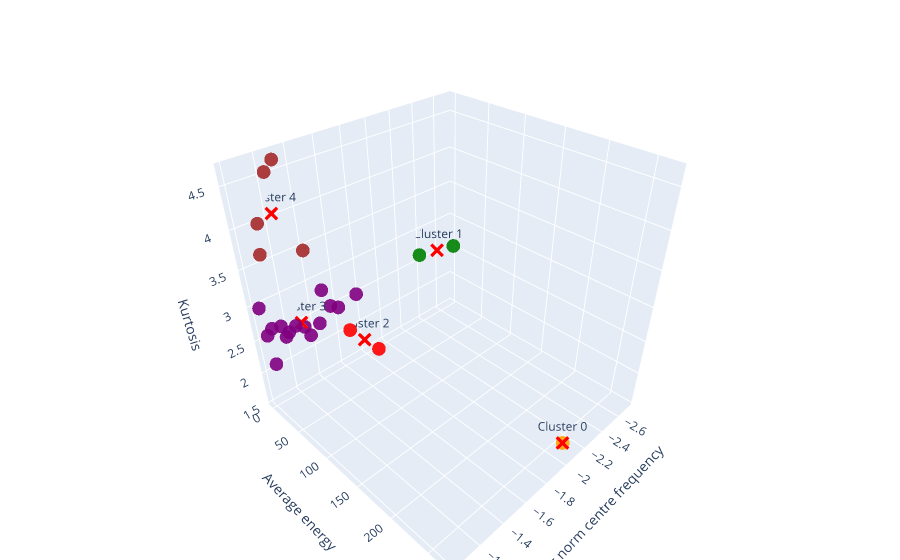
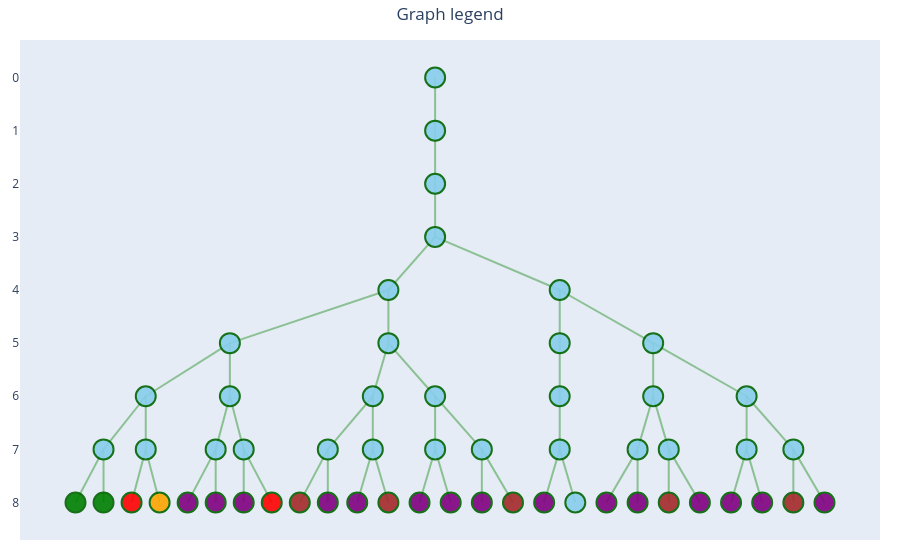

The cell these charts' notebook holds for them, in order:
### Markdown cell above
### Plotting

### Code cell
tr_obj.calc_frequencies(sampling_rate)

fig = plot.plotly_clustering(
    data_train, 
    centers_sorted,
    labels_sorted, 
    [all_metrics[i] for i in [0, 1, 2]],
    nodes=tr_obj.get_leaf_nodes(freq_threshold=freq_threshold)
)

tr_obj.plot_tree(
    node_size=20,
    node_colour=list(labels_sorted),
    freq_threshold=freq_threshold,
    show_frequency=True,
    use_plotly=True,
)

### Figure 1 — Plotly figure (JSON) as saved in the notebook; plotly's stock layout.template omitted (floating-point values rounded to 4 significant figures)
{"data": [{"hoverinfo": "skip", "marker": {"color": "red", "size": 5, "symbol": "x"}, "mode": "markers+text", "name": "Center Cluster 0", "text": ["Cluster 0"], "textposition": "top center", "type": "scatter3d", "x": [-2.01], "y": [268.2], "z": [1.751]}, {"hoverinfo": "text", "hovertext": ["Node (l, n): (8, 3)<br>Freq range: 7.81e+05 – 1.17e+06"], "marker": {"color": "orange", "opacity": 0.9, "size": 8, "symbol": "circle"}, "mode": "markers", "name": "Cluster 0, Level 0", "showlegend": false, "type": "scatter3d", "x": [-2.01], "y": [268.2], "z": [1.751]}, {"hoverinfo": "skip", "marker": {"color": "red", "size": 5, "symbol": "x"}, "mode": "markers+text", "name": "Center Cluster 1", "text": ["Cluster 1"], "textposition": "top center", "type": "scatter3d", "x": [-2.471], "y": [15.69], "z": [2.721]}, {"hoverinfo": "text", "hovertext": ["Node (l, n): (8, 0)<br>Freq range: 0.00e+00 – 3.91e+05", "Node (l, n): (8, 1)<br>Freq range: 3.91e+05 – 7.81e+05"], "marker": {"color": "green", "opacity": 0.9, "size": 8, "symbol": "circle"}, "mode": "markers", "name": "Cluster 1, Level 0", "showlegend": false, "type": "scatter3d", "x": [-2.709, -2.232], "y": [5.763, 25.61], "z": [2.563, 2.878]}, {"hoverinfo": "skip", "marker": {"color": "red", "size": 5, "symbol": "x"}, "mode": "markers+text", "name": "Center Cluster 2", "text": ["Cluster 2"], "textposition": "top center", "type": "scatter3d", "x": [-1.766], "y": [5.96], "z": [1.792]}, {"hoverinfo": "text", "hovertext": ["Node (l, n): (8, 2)<br>Freq range: 1.17e+06 – 1.56e+06", "Node (l, n): (8, 7)<br>Freq range: 1.95e+06 – 2.34e+06"], "marker": {"color": "red", "opacity": 0.9, "size": 8, "symbol": "circle"}, "mode": "markers", "name": "Cluster 2, Level 0", "showlegend": false, "type": "scatter3d", "x": [-1.864, -1.668], "y": [11.33, 0.5892], "z": [1.559, 2.024]}, {"hoverinfo": "skip", "marker": {"color": "red", "size": 5, "symbol": "x"}, "mode": "markers+text", "name": "Center Cluster 3", "text": ["Cluster 3"], "textposition": "top center", "type": "scatter3d", "x": [-1.292], "y": [0.05174], "z": [2.517]}, {"hoverinfo": "text", "hovertext": ["Node (l, n): (8, 4)<br>Freq range: 2.73e+06 – 3.12e+06", "Node (l, n): (8, 5)<br>Freq range: 2.34e+06 – 2.73e+06", "Node (l, n): (8, 6)<br>Freq range: 1.56e+06 – 1.95e+06", "Node (l, n): (8, 9)<br>Freq range: 5.47e+06 – 5.86e+06", "Node (l, n): (8, 10)<br>Freq range: 4.69e+06 – 5.08e+06", "Node (l, n): (8, 12)<br>Freq range: 3.12e+06 – 3.52e+06", "Node (l, n): (8, 13)<br>Freq range: 3.52e+06 – 3.91e+06", "Node (l, n): (8, 14)<br>Freq range: 4.30e+06 – 4.69e+06", "Node (l, n): (8, 20)<br>Freq range: 9.38e+06 – 9.77e+06", "Node (l, n): (8, 24)<br>Freq range: 6.25e+06 – 6.64e+06", "Node (l, n): (8, 25)<br>Freq range: 6.64e+06 – 7.03e+06", "Node (l, n): (8, 27)<br>Freq range: 7.03e+06 – 7.42e+06", "Node (l, n): (8, 28)<br>Freq range: 8.98e+06 – 9.38e+06", "Node (l, n): (8, 29)<br>Freq range: 8.59e+06 – 8.98e+06", "Node (l, n): (8, 31)<br>Freq range: 8.20e+06 – 8.59e+06"], "marker": {"color": "purple", "opacity": 0.9, "size": 8, "symbol": "circle"}, "mode": "markers", "name": "Cluster 3, Level 0", "showlegend": false, "type": "scatter3d", "x": [-1.533, -1.595, -1.755, -1.247, -1.311, -1.479, -1.431, -1.348, -1.019, -1.191, -1.165, -1.141, -1.037, -1.056, -1.076], "y": [0.03208, 0.0192, 0.3217, 0.02795, 0.03821, 0.09673, 0.05103, 0.0172, 0.01236, 0.02841, 0.02695, 0.0306, 0.02039, 0.03103, 0.02224], "z": [2.545, 2.464, 2.53, 2.511, 2.431, 2.836, 2.369, 2.262, 2.989, 2.469, 2.422, 2.61, 2.572, 2.107, 2.638]}, {"hoverinfo": "skip", "marker": {"color": "red", "size": 5, "symbol": "x"}, "mode": "markers+text", "name": "Center Cluster 4", "text": ["Cluster 4"], "textposition": "top center", "type": "scatter3d", "x": [-1.22], "y": [0.03826], "z": [4.066]}, {"hoverinfo": "text", "hovertext": ["Node (l, n): (8, 8)<br>Freq range: 5.86e+06 – 6.25e+06", "Node (l, n): (8, 11)<br>Freq range: 5.08e+06 – 5.47e+06", "Node (l, n): (8, 15)<br>Freq range: 3.91e+06 – 4.30e+06", "Node (l, n): (8, 26)<br>Freq range: 7.42e+06 – 7.81e+06", "Node (l, n): (8, 30)<br>Freq range: 7.81e+06 – 8.20e+06"], "marker": {"color": "brown", "opacity": 0.9, "size": 8, "symbol": "circle"}, "mode": "markers", "name": "Cluster 4, Level 0", "showlegend": false, "type": "scatter3d", "x": [-1.218, -1.278, -1.387, -1.118, -1.096], "y": [0.04879, 0.04138, 0.04612, 0.03026, 0.02475], "z": [4.546, 4.651, 3.475, 4.013, 3.644]}], "layout": {"hovermode": "closest", "margin": {"b": 0, "l": 0, "r": 0, "t": 40}, "scene": {"aspectmode": "cube", "xaxis": {"title": {"text": "Log norm centre frequency"}}, "yaxis": {"title": {"text": "Average energy"}}, "zaxis": {"title": {"text": "Kurtosis"}}}, "showlegend": false}}

### Figure 2 — Plotly figure (JSON) as saved in the notebook; plotly's stock layout.template omitted (floating-point values rounded to 4 significant figures; data arrays with more than 128 entries replaced by an {"elided": "..."} marker saying what was removed)
{"data": [{"hoverinfo": "none", "line": {"color": "rgba(50,150,50,0.5)", "width": 2}, "mode": "lines", "type": "scatter", "x": {"elided": "165 float values"}, "y": {"elided": "165 int values"}}, {"hoverinfo": "text", "hovertext": ["Node (0, 0)<br>Freq: 0.00e0–100.00e6", "Node (1, 0)<br>Freq: 0.00e0–50.00e6", "Node (2, 0)<br>Freq: 0.00e0–25.00e6", "Node (3, 0)<br>Freq: 0.00e0–12.50e6", "Node (4, 0)<br>Freq: 0.00e0–6.25e6", "Node (4, 1)<br>Freq: 6.25e6–12.50e6", "Node (5, 0)<br>Freq: 0.00e0–3.12e6", "Node (5, 1)<br>Freq: 3.12e6–6.25e6", "Node (5, 2)<br>Freq: 9.38e6–12.50e6", "Node (5, 3)<br>Freq: 6.25e6–9.38e6", "Node (6, 0)<br>Freq: 0.00e0–1.56e6", "Node (6, 1)<br>Freq: 1.56e6–3.12e6", "Node (6, 2)<br>Freq: 4.69e6–6.25e6", "Node (6, 3)<br>Freq: 3.12e6–4.69e6", "Node (6, 5)<br>Freq: 9.38e6–10.90e6", "Node (6, 6)<br>Freq: 6.25e6–7.81e6", "Node (6, 7)<br>Freq: 7.81e6–9.38e6", "Node (7, 0)<br>Freq: 0.00e0–781.00e3", "Node (7, 1)<br>Freq: 781.00e3–1.56e6", "Node (7, 2)<br>Freq: 2.34e6–3.12e6", "Node (7, 3)<br>Freq: 1.56e6–2.34e6", "Node (7, 4)<br>Freq: 5.47e6–6.25e6", "Node (7, 5)<br>Freq: 4.69e6–5.47e6", "Node (7, 6)<br>Freq: 3.12e6–3.91e6", "Node (7, 7)<br>Freq: 3.91e6–4.69e6", "Node (7, 10)<br>Freq: 9.38e6–10.20e6", "Node (7, 12)<br>Freq: 6.25e6–7.03e6", "Node (7, 13)<br>Freq: 7.03e6–7.81e6", "Node (7, 14)<br>Freq: 8.59e6–9.38e6", "Node (7, 15)<br>Freq: 7.81e6–8.59e6", "Node (8, 0)<br>Freq: 0.00e0–391.00e3", "Node (8, 1)<br>Freq: 391.00e3–781.00e3", "Node (8, 2)<br>Freq: 1.17e6–1.56e6", "Node (8, 3)<br>Freq: 781.00e3–1.17e6", "Node (8, 4)<br>Freq: 2.73e6–3.12e6", "Node (8, 5)<br>Freq: 2.34e6–2.73e6", "Node (8, 6)<br>Freq: 1.56e6–1.95e6", "Node (8, 7)<br>Freq: 1.95e6–2.34e6", "Node (8, 8)<br>Freq: 5.86e6–6.25e6", "Node (8, 9)<br>Freq: 5.47e6–5.86e6", "Node (8, 10)<br>Freq: 4.69e6–5.08e6", "Node (8, 11)<br>Freq: 5.08e6–5.47e6", "Node (8, 12)<br>Freq: 3.12e6–3.52e6", "Node (8, 13)<br>Freq: 3.52e6–3.91e6", "Node (8, 14)<br>Freq: 4.30e6–4.69e6", "Node (8, 15)<br>Freq: 3.91e6–4.30e6", "Node (8, 20)<br>Freq: 9.38e6–9.77e6", "Node (8, 21)<br>Freq: 9.77e6–10.20e6", "Node (8, 24)<br>Freq: 6.25e6–6.64e6", "Node (8, 25)<br>Freq: 6.64e6–7.03e6", "Node (8, 26)<br>Freq: 7.42e6–7.81e6", "Node (8, 27)<br>Freq: 7.03e6–7.42e6", "Node (8, 28)<br>Freq: 8.98e6–9.38e6", "Node (8, 29)<br>Freq: 8.59e6–8.98e6", "Node (8, 30)<br>Freq: 7.81e6–8.20e6", "Node (8, 31)<br>Freq: 8.20e6–8.59e6"], "marker": {"color": ["skyblue", "skyblue", "skyblue", "skyblue", "skyblue", "skyblue", "skyblue", "skyblue", "skyblue", "skyblue", "skyblue", "skyblue", "skyblue", "skyblue", "skyblue", "skyblue", "skyblue", "skyblue", "skyblue", "skyblue", "skyblue", "skyblue", "skyblue", "skyblue", "skyblue", "skyblue", "skyblue", "skyblue", "skyblue", "skyblue", "green", "green", "red", "orange", "purple", "purple", "purple", "red", "brown", "purple", "purple", "brown", "purple", "purple", "purple", "brown", "purple", "skyblue", "purple", "purple", "brown", "purple", "purple", "purple", "brown", "purple"], "line": {"color": "darkgreen", "width": 2}, "opacity": 0.9, "size": 20}, "mode": "markers", "type": "scatter", "x": [3.841, 3.841, 3.841, 3.841, 3.342, 5.172, 1.649, 3.342, 5.172, 6.17, 0.7505, 1.649, 3.176, 3.841, 5.172, 6.17, 7.168, 0.2994, 0.7505, 1.497, 1.797, 2.695, 3.176, 3.841, 4.34, 5.172, 6.004, 6.336, 7.168, 7.667, 0, 0.2994, 0.5989, 0.8983, 1.198, 1.497, 1.797, 2.096, 2.396, 2.695, 3.009, 3.342, 3.675, 4.007, 4.34, 4.673, 5.006, 5.338, 5.671, 6.004, 6.336, 6.669, 7.002, 7.335, 7.667, 8], "y": [0, 1, 2, 3, 4, 4, 5, 5, 5, 5, 6, 6, 6, 6, 6, 6, 6, 7, 7, 7, 7, 7, 7, 7, 7, 7, 7, 7, 7, 7, 8, 8, 8, 8, 8, 8, 8, 8, 8, 8, 8, 8, 8, 8, 8, 8, 8, 8, 8, 8, 8, 8, 8, 8, 8, 8]}], "layout": {"hovermode": "closest", "margin": {"b": 20, "l": 20, "r": 20, "t": 40}, "showlegend": false, "title": {"text": "Graph legend", "x": 0.5}, "xaxis": {"showgrid": false, "showticklabels": false, "zeroline": false}, "yaxis": {"autorange": "reversed", "showgrid": false, "zeroline": false}}}
